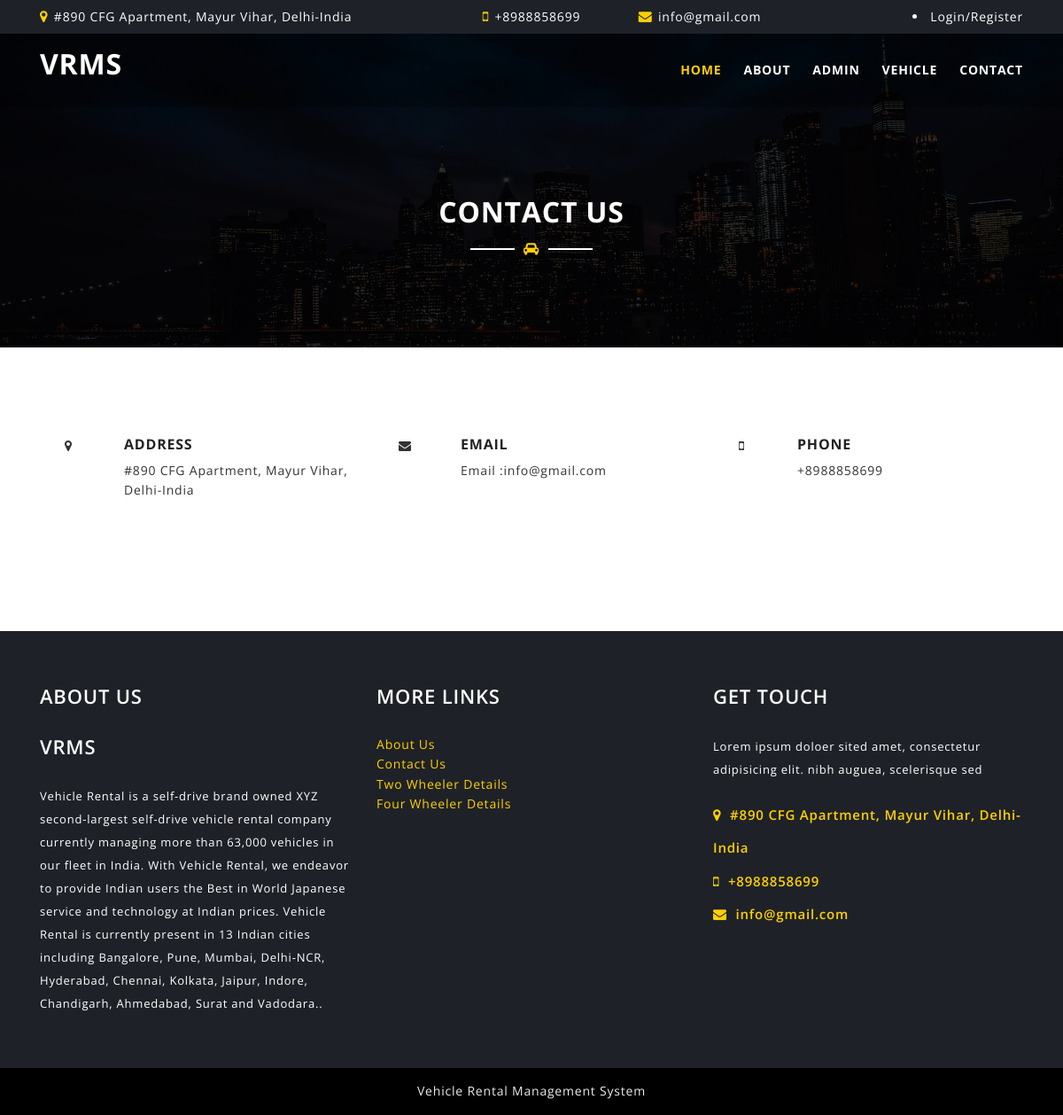
The page /contact.php on the database its author committed.
### tables this page shows
CREATE TABLE `tblpage` (
  `ID` int(10) NOT NULL,
  `PageType` varchar(200) DEFAULT NULL,
  `PageTitle` mediumtext DEFAULT NULL,
  `PageDescription` mediumtext DEFAULT NULL,
  `Email` varchar(200) DEFAULT NULL,
  `MobileNumber` bigint(10) DEFAULT NULL,
  `UpdationDate` timestamp NOT NULL DEFAULT current_timestamp() ON UPDATE current_timestamp()
);

### contact.php (the view, shortened to what this page needs)
<?php
include('includes/dbconnection.php');
?>
<!DOCTYPE html>
<html class="no-js" lang="zxx">
<head>
    <link href="assets/css/bootstrap.min.css" rel="stylesheet">
    <link href="assets/css/plugins/slicknav.min.css" rel="stylesheet">
    <link href="assets/css/plugins/magnific-popup.css" rel="stylesheet">
    <link href="assets/css/plugins/owl.carousel.min.css" rel="stylesheet">
    <link href="assets/css/plugins/gijgo.css" rel="stylesheet">
    <link href="assets/css/font-awesome.css" rel="stylesheet">
    <link href="assets/css/reset.css" rel="stylesheet">
    <link href="style.css" rel="stylesheet">
    <link href="assets/css/responsive.css" rel="stylesheet">
</head>
<body class="loader-active">
   <?php include_once('includes/header.php');?>
    <section id="page-title-area" class="section-padding overlay">
        <div class="container">
            <div class="row">
                <div class="col-lg-12">
                    <div class="section-title  text-center">
                        <h2>Contact Us</h2>
                        <span class="title-line"><i class="fa fa-car"></i></span>
                    </div>
                </div>
            </div>
        </div>
    </section>
    <div class="contact-page-wrao section-padding">
        <?php
 $query=mysqli_query($con,"select * from  tblpage where PageType='contactus'");
 while ($row=mysqli_fetch_array($query)) {
 ?>
        <div class="container">
                        <div class="address row mb-5">
                            <div class="col-lg-4 address-grid">
                                <div class="row address-info">
                                    <div class="col-md-3 address-left text-center">
                                        <i class="fa fa-map-marker"></i>
                                    </div>
                                    <div class="col-md-9 address-right text-left">
                                        <h6 class="ad-info text-uppercase mb-2">Address</h6>
                                        <p> <?php  echo $row['PageDescription'];?>
                                        </p>
                                    </div>
                                </div>
                            </div>
                            <div class="col-lg-4 address-grid">
                                <div class="row address-info">
                                    <div class="col-md-3 address-left text-center">
                                        <i class="fa fa-envelope"></i>
                                    </div>
                                    <div class="col-md-9 address-right text-left">
                                        <h6 class="ad-info text-uppercase mb-2">Email</h6>
                                        <p>Email :<?php  echo $row['Email'];?></p>
                                    </div>
                                </div>
                            </div>
                            <div class="col-lg-4 address-grid">
                                <div class="row address-info">
                                    <div class="col-md-3 address-left text-center">
                                        <i class="fa fa-mobile"></i>
                                    </div>
                                    <div class="col-md-9 address-right text-left">
                                        <h6 class="ad-info text-uppercase mb-2">Phone</h6>
                                        <p>+<?php  echo $row['MobileNumber'];?></p>
                                    </div>
                                </div>
                            </div>
                        </div>
                    </div>
                    <?php } ?>
    </div>
  <?php include_once('includes/footer.php');?>
</body>
</html>

### includes/header.php (shortened to what this page needs)
<?php
include('includes/dbconnection.php');
?>
    <header id="header-area" class="fixed-top">
        <div id="header-top" class="d-none d-xl-block">
            <div class="container">
                <?php
 $query=mysqli_query($con,"select * from  tblpage where PageType='contactus'");
 while ($row=mysqli_fetch_array($query)) {
 ?>
                <div class="row">
                    <div class="col-lg-5 text-left">
                        <i class="fa fa-map-marker"></i> <?php  echo $row['PageDescription'];?>
                    </div>
                    <div class="col-lg-2 text-center">
                        <i class="fa fa-mobile"></i> +<?php  echo $row['MobileNumber'];?>
                    </div>
                    <div class="col-lg-2 text-center">
                        <i class="fa fa-envelope"></i> <?php  echo $row['Email'];?>
                    </div>
<?php } ?>
                    <div class="col-lg-3 text-right">
                        <div class="header-social-icons">
                            <?php if (strlen($_SESSION['vrmsuid']==0)) {?>
                            <li><a href="login.php">Login/Register</a>
                                <?php } ?>
                                </li>
                        </div>
                    </div>
                </div>
            </div>
        </div>
        <div id="header-bottom">
            <div class="container">
                <div class="row">
                    <div class="col-lg-4">
                        <a href="index.php" class="logo">
                            <h2 style="color: white">VRMS</h2>
                        </a>
                    </div>
                    <div class="col-lg-8 d-none d-xl-block">
                        <nav class="mainmenu alignright">
                            <ul>
                                <li class="active"><a href="index.php">Home</a></li>
                                <li><a href="about.php">About</a></li>
                              <?php if(strlen($_SESSION['vrmsuid']==0)) {?>
                                <li><a href="admin/login.php">Admin</a></li>
                            <?php } ?>
                                <li><a href="#">Vehicle</a>
                                </li>
                                <li><a href="contact.php">Contact</a></li>
                            </ul>
                        </nav>
                    </div>
                </div>
            </div>
        </div>
    </header>

### includes/footer.php (shortened to what this page needs)
<?php
include('includes/dbconnection.php');
?>
    <section id="footer-area">
        <div class="footer-widget-area">
            <div class="container">
                <div class="row">
                    <div class="col-lg-4 col-md-6">
                        <?php
 $query=mysqli_query($con,"select * from  tblpage where PageType='aboutus'");
 while ($row=mysqli_fetch_array($query)) {
 ?>
                        <div class="single-footer-widget">
                            <h2><?php  echo $row['PageTitle'];?></h2>
                            <div class="widget-body">
                            <h2>VRMS</h2>
                                <p><?php  echo $row['PageDescription'];?>.</p>
                            </div>
                        </div>
                        <?php } ?>
                    </div>
                    <div class="col-lg-4 col-md-6">
                        <div class="single-footer-widget">
                            <h2>More Links</h2>
                            <div class="widget-body">
                                <ul>
                                    <li><a href="about.php">About Us</a></li>
                                    <li><a href="contact.php">Contact Us</a></li>
                                    <li><a href="twowheeler-details.php">Two Wheeler Details</a></li>
                                    <li><a href="car-details.php">Four Wheeler Details</a></li>
                                </ul>
                            </div>
                        </div>
                    </div>
                    <div class="col-lg-4 col-md-6">
                        <div class="single-footer-widget">
                            <?php
 $query=mysqli_query($con,"select * from  tblpage where PageType='contactus'");
 while ($row=mysqli_fetch_array($query)) {
 ?>
                            <h2>get touch</h2>
                            <div class="widget-body">
                                <p>Lorem ipsum doloer sited amet, consectetur adipisicing elit. nibh auguea, scelerisque sed</p>
                                <ul class="get-touch">
                                    <li><i class="fa fa-map-marker"></i> <?php  echo $row['PageDescription'];?></li>
                                    <li><i class="fa fa-mobile"></i> +<?php  echo $row['MobileNumber'];?></li>
                                    <li><i class="fa fa-envelope"></i> <?php  echo $row['Email'];?></li>
                                </ul>
                               </div>
                        </div>
                        <?php } ?>
                    </div>
                </div>
            </div>
        </div>
        <div class="footer-bottom-area">
            <div class="container">
                <div class="row">
                    <div class="col-lg-12 text-center">
                        <p>Vehicle Rental Management System
</p>
                    </div>
                </div>
            </div>
        </div>
    </section>

### style.css (style rules this page uses)
.overlay { position: relative; z-index: 1; }
.overlay:after { background-color: rgba(0, 0, 0, 0.8); content: ""; left: 0; position: absolute; top: 0; height: 100%; width: 100%; z-index: -1; }
.section-padding { padding: 100px 0; }
.section-title { font-size: 15px; font-weight: 300; margin-bottom: 80px; }
.section-title h2 { margin-bottom: 10px; position: relative; text-transform: uppercase; }
.section-title .title-line { color: #ffd000; position: relative; }
.section-title .title-line::after { background-color: #333; content: ""; height: 2px; left: -60px; position: absolute; top: 10px; width: 50px; }
.section-title .title-line::before { background-color: #333; content: ""; height: 2px; position: absolute; right: -60px; top: 10px; width: 50px; }
.overlay .section-title h2, .overlay .section-title p { color: #fff; }
.overlay .section-title .title-line::after, .overlay .section-title .title-line::before { background-color: #fff; }
#header-area, #header-area a { color: #fff; }
#header-top { background-color: #1e2228; padding: 8px 0; }
#header-top i { color: #ffd000; font-size: 15px; margin-right: 2px; }
#header-area .header-social-icons a:hover i.fa, #header-area .mainmenu ul li.active a, #header-area .mainmenu ul li:hover a { color: #ffd000; }
#header-bottom { background-color: rgba(0, 0, 0, 0.3); padding: 15px 0; -webkit-transition: all 0.4s ease 0s; transition: all 0.4s ease 0s; }
.logo { display: inline-block; }
.mainmenu ul li { float: left; position: relative; }
.mainmenu ul li a { display: block; font-weight: 700; margin-left: 25px; padding: 15px 0; text-transform: uppercase; -webkit-transition: all 0.4s ease 0s; transition: all 0.4s ease 0s; }
#header-bottom .container { position: relative; }
.slicknav_nav { background-color: #000; border-top: 1px solid #ffd000; position: absolute; top: 65px; width: 100%; }
.slicknav_nav ul, .slicknav_nav ul li a, .slicknav_nav ul li.slicknav_parent a { margin: 0; -webkit-transition: 0.4s; transition: 0.4s; text-transform: uppercase; }
#footer-area a { color: #ffd000; }
.footer-widget-area { background-color: #1e2228; padding: 60px 0; }
.footer-widget-area h2, .footer-widget-area { color: #fff; }
.single-footer-widget h2 { font-size: 22px; font-weight: 600; margin-bottom: 30px; text-transform: uppercase; }
.single-footer-widget p { font-size: 13px; line-height: 2; }
.get-touch { color: #ffd000; font-size: 15px; font-weight: 600; line-height: 2.5; margin-top: 20px; }
.get-touch i.fa { margin-right: 5px; }
.footer-bottom-area { background-color: #000; color: #eaeaea; padding: 15px 0; }
html, body, #slideslow-bg, #slideslow-bg div { height: 100%; }
#page-title-area { background-image: url("assets/img/page-title.jpg"); background-position: center center; background-size: cover; padding-top: 220px; }
#page-title-area .section-title { margin-bottom: 0; }

### assets/css/responsive.css (style rules this page uses)
@media only screen and (min-width: 992px) { .single-pricing-table, .single-footer-widget { margin-bottom: 0; } }

### rows shown on the page
tblpage: PageDescription "#890 CFG Apartment, Mayur Vihar, Delhi-India", MobileNumber "8988858699", Email "info@gmail.com"
tblpage: PageTitle "ABOUT US", PageDescription "Vehicle Rental is a self-drive brand owned XYZ second-largest self-drive vehicle rental company currently managing more than 63,000 vehicles in our fleet in India. With Vehicle Rental, we endeavor to provide Indian users the Best in World Japanese service and technology at Indian prices. Vehicle Rental is currently present in 13 Indian cities including Bangalore, Pune, Mumbai, Delhi-NCR, Hyderabad, Chennai, Kolkata, Jaipur, Indore, Chandigarh, Ahmedabad, Surat and Vadodara."
